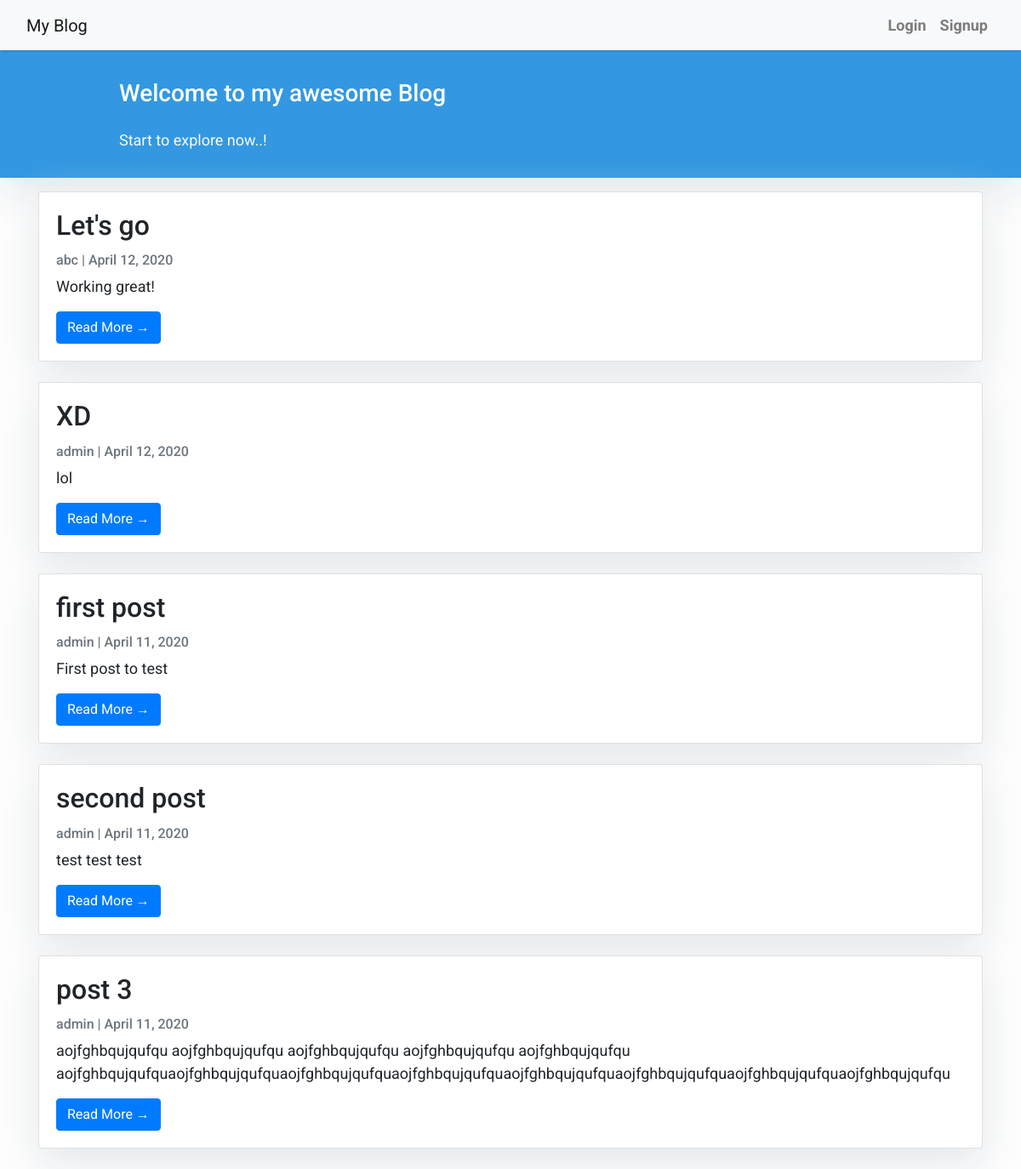
The page / on the database its author committed.
### blog/models.py (models this page shows, shortened)
class Post(models.Model):
    title = models.CharField(max_length=200, unique=True)
    slug = models.SlugField(max_length=200, unique=True)
    author = models.ForeignKey(User, on_delete=models.CASCADE, related_name="blog_posts")
    content = models.TextField()
    created_on = models.DateField(auto_now_add=True)
    class Meta:
        ordering = ['-created_on',]

### blog/views.py (the view)
# urls.py: path('', views.PostList.as_view(), name='home'),
class PostList(generic.ListView):
    queryset = Post.objects.order_by('-created_on')
    template_name = 'index.html'

### templates/index.html (shortened to what this page needs)
{% extends "base.html" %}
{% block content %}
<header class="masthead">
    <div class="container">
        <div class="row">
            <div class=" col-md-8 col-md-10 mx-auto">
                <div class="site-heading">
                    <h3 class=" site-heading my-4 mt-3 text-white"> Welcome to my awesome Blog </h3>
                    {% if user.is_authenticated %}
                    <p class="text-light">Hello {{ user.username }}! Start to explore now..! &nbsp</p>
                    {% else %}
                    <p class="text-light">Start to explore now..! &nbsp</p>
                    {% endif %}
                </div>
            </div>
        </div>
    </div>
</header>
<div class="container">
    <div class="row">
        <div class="col-md-12 mt-3 left">
            {% for post in post_list %}
            <div class="card mb-4">
                <div class="card-body">
                    <h2 class="card-title">{{ post.title }}</h2>
                    <p class="card-text text-muted h6">{{ post.author }} | {{ post.created_on}} </p>
                    <p class="card-text">{{post.content|slice:":200" }}</p>
                    <a href="{% url 'post_detail' post.slug  %}" class="btn btn-primary">Read More &rarr;</a>
                </div>
            </div>
            {% endfor %}
        </div>
    </div>
</div>
{%endblock%}

### templates/base.html (style rules this page uses)
body { font-family: "Roboto", sans-serif; font-size: 17px; background-color: #fdfdfd; }
.masthead { background: #3398E1; height: auto; padding-bottom: 15px; box-shadow: 0 16px 48px #E3E7EB; padding-top: 10px; }

### templates/index.html (style rules this page uses)
body { font-family: "Roboto", sans-serif; font-size: 18px; background-color: #fdfdfd; }
.card { box-shadow: 0 16px 48px #E3E7EB; }

### rows shown on the page
Post: title "Let's go", author "abc", created_on "April 12, 2020", content "Working great!"
Post: title "XD", author "admin", created_on "April 12, 2020", content "lol"
Post: title "first post", author "admin", created_on "April 11, 2020", content "First post to test"
Post: title "second post", author "admin", created_on "April 11, 2020", content "test test test"
Post: title "post 3", author "admin", created_on "April 11, 2020", content "aojfghbqujqufqu aojfghbqujqufqu aojfghbqujqufqu aojfghbqujqufqu aojfghbqujqufqu aojfghbqujqufquaojfghbqujqufquaojfghbqujqufquaojfghbqujqufquaojfghbqujqufquaojfghbqujqufquaojfghbqujqufquaojfghbqujqufqu"
